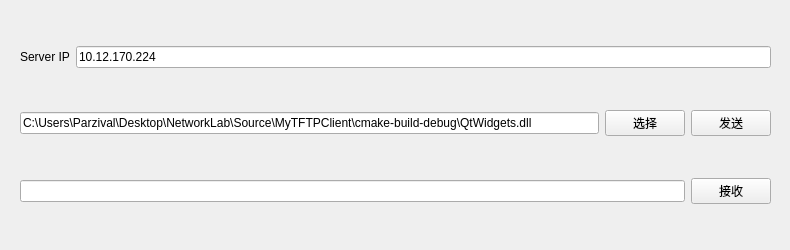
<?xml version="1.0" encoding="UTF-8"?>
<ui version="4.0">
 <class>ClientWidget</class>
 <widget class="QWidget" name="ClientWidget">
  <property name="geometry">
   <rect>
    <x>0</x>
    <y>0</y>
    <width>790</width>
    <height>250</height>
   </rect>
  </property>
  <property name="windowTitle">
   <string>ClientWidget</string>
  </property>
  <widget class="QWidget" name="verticalLayoutWidget">
   <property name="geometry">
    <rect>
     <x>10</x>
     <y>10</y>
     <width>771</width>
     <height>231</height>
    </rect>
   </property>
   <layout class="QVBoxLayout" name="verticalLayout">
    <property name="leftMargin">
     <number>5</number>
    </property>
    <property name="topMargin">
     <number>5</number>
    </property>
    <property name="rightMargin">
     <number>5</number>
    </property>
    <property name="bottomMargin">
     <number>5</number>
    </property>
    <item>
     <layout class="QHBoxLayout" name="horizontalLayout">
      <property name="leftMargin">
       <number>5</number>
      </property>
      <property name="topMargin">
       <number>5</number>
      </property>
      <property name="rightMargin">
       <number>5</number>
      </property>
      <property name="bottomMargin">
       <number>5</number>
      </property>
      <item>
       <widget class="QLabel" name="label">
        <property name="text">
         <string>Server IP</string>
        </property>
       </widget>
      </item>
      <item>
       <widget class="QLineEdit" name="IP_lineEdit">
        <property name="text">
         <string>10.12.170.224</string>
        </property>
       </widget>
      </item>
     </layout>
    </item>
    <item>
     <layout class="QHBoxLayout" name="horizontalLayout_2">
      <property name="leftMargin">
       <number>5</number>
      </property>
      <property name="topMargin">
       <number>5</number>
      </property>
      <property name="rightMargin">
       <number>5</number>
      </property>
      <property name="bottomMargin">
       <number>5</number>
      </property>
      <item>
       <widget class="QLineEdit" name="send_lineEdit">
        <property name="text">
         <string>C:\Users\Parzival\Desktop\NetworkLab\Source\MyTFTPClient\cmake-build-debug\QtWidgets.dll</string>
        </property>
       </widget>
      </item>
      <item>
       <widget class="QPushButton" name="choose_pushButton">
        <property name="text">
         <string>选择</string>
        </property>
       </widget>
      </item>
      <item>
       <widget class="QPushButton" name="send_pushButton">
        <property name="text">
         <string>发送</string>
        </property>
       </widget>
      </item>
     </layout>
    </item>
    <item>
     <layout class="QHBoxLayout" name="horizontalLayout_3">
      <property name="leftMargin">
       <number>5</number>
      </property>
      <property name="topMargin">
       <number>5</number>
      </property>
      <property name="rightMargin">
       <number>5</number>
      </property>
      <property name="bottomMargin">
       <number>5</number>
      </property>
      <item>
       <widget class="QLineEdit" name="receive_lineEdit"/>
      </item>
      <item>
       <widget class="QPushButton" name="receive_pushButton">
        <property name="text">
         <string>接收</string>
        </property>
       </widget>
      </item>
     </layout>
    </item>
   </layout>
  </widget>
 </widget>
 <resources/>
 <connections/>
</ui>
